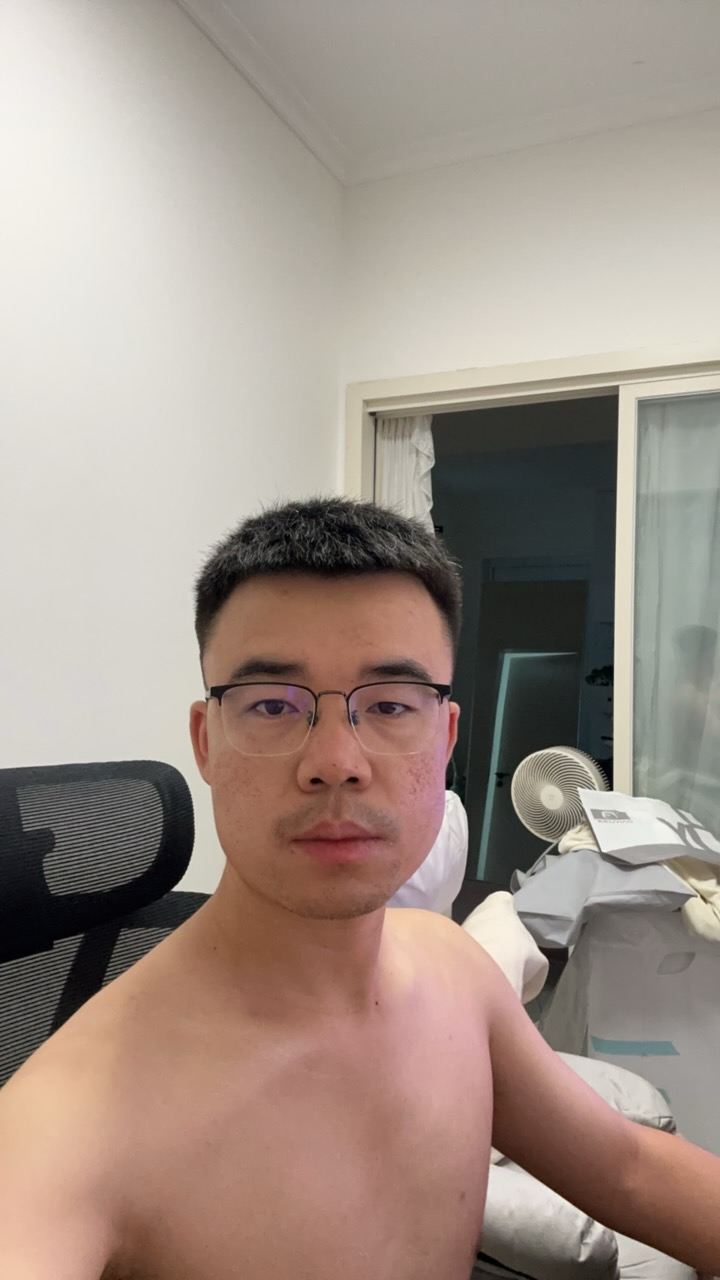
#> input picture python相关/PCATest/wky.jpeg, 720 x 1280 px
$ python pca.py
#> lines starting #> are read from the running program, lines starting #| are printed output that depends on the picture
import numpy as np
import matplotlib.pyplot as plt
from PIL import Image

def load_image(image_path):
    image = Image.open(image_path).convert('L')  # 将图像转换为灰度图
    image_data = np.asarray(image, dtype=np.float32)
    print("图片维度： ", image_data.shape)
    return image_data

# 计算协方差矩阵
def cov(data):
    data = np.asarray(data)
    if data.ndim == 1:
        data = data.reshape(-1, 1)  # 如果是 1D 数组，转换为 2D 数组
    # 计算每列的均值
    mean = np.mean(data, axis=0)
    print("计算协方差矩阵，每列的均值维度： ", mean.shape)
    # 均值归一化，NumPy中，不同维度的矩阵可以通过广播机制进行运算
    data_centered = data - mean
    # 计算协方差矩阵
    n_samples = data.shape[0]
    cov_matrix = np.dot(data_centered.T, data_centered) / (n_samples - 1)
    print("协方差矩阵维度： ", cov_matrix.shape)
    return cov_matrix

def mean_normalization(data):
    mean = np.mean(data, axis=0)  # 计算每列的均值
    data_normalized = data - mean
    print("normalization后矩阵的维度： ", data_normalized.shape)
    return data_normalized, mean

# 使用自定义协方差矩阵计算函数
def compute_covariance_matrix(data_normalized):
    covariance_matrix = cov(data_normalized)
    return covariance_matrix

def compute_eigenvalues_and_eigenvectors(covariance_matrix):
    eigenvalues, eigenvectors = np.linalg.eig(covariance_matrix)  # 计算特征值和特征向量
    print("协方差特征值维度： ", eigenvalues.shape)
    print("协方差特征向量维度： ", eigenvectors.shape)
    return eigenvalues, eigenvectors

def reduce_dimensions(data_normalized, eigenvectors, num_components):
    selected_vectors = eigenvectors[:, :num_components]  # 选择前num_components个特征向量
    reduced_data = np.dot(data_normalized, selected_vectors)
    print("选择的特征向量维度： ", selected_vectors.shape)
    print("降维后的数据维度： ", reduced_data.shape)
    return reduced_data, selected_vectors

def reconstruct_image(reduced_data, eigenvectors, mean):
    reconstructed_data = np.dot(reduced_data, eigenvectors.T) + mean
    return reconstructed_data

# 主函数：执行PCA
def pca_image_compression(image_path, num_components=50):
    # 1. 加载并转换图像
    image_data = load_image(image_path)
#> in load_image, `image = Image.open(image_path).convert('L')`:
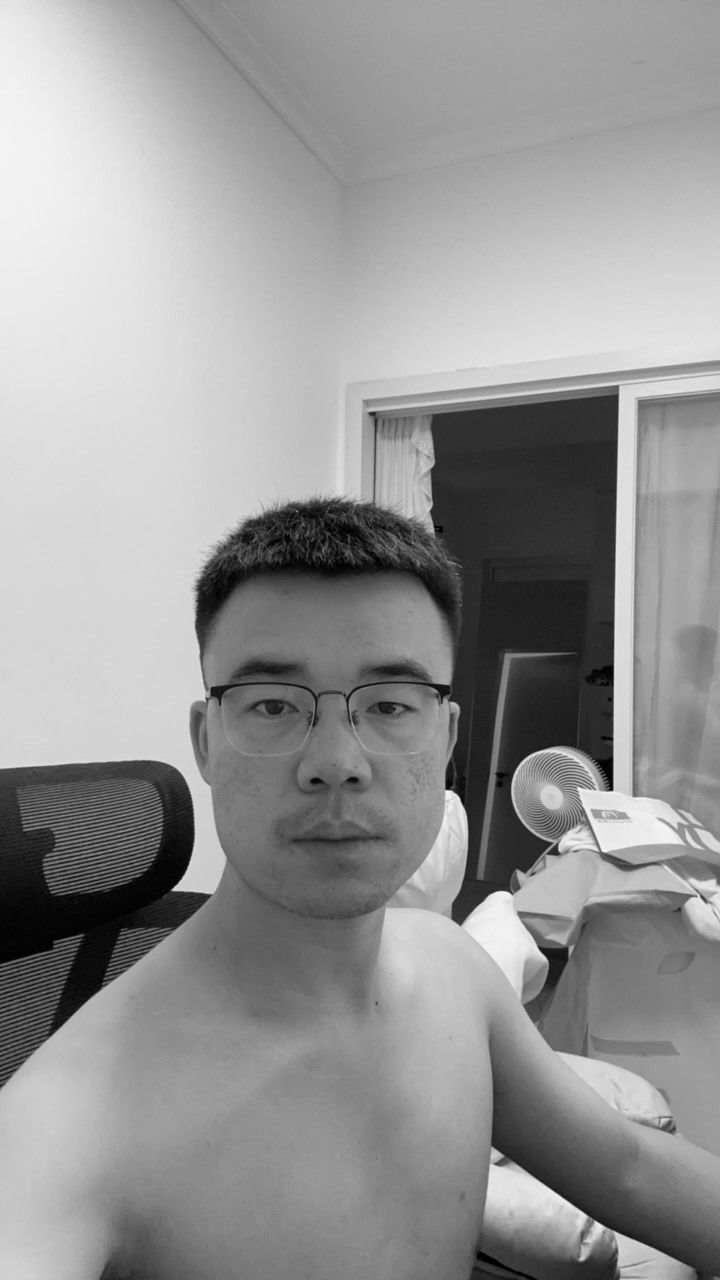
#> image: PIL image 720x1280 L; min 0, max 252, mean 149.3
#| 图片维度：  (1280, 720)

    # 2. 将二维图像展平为一维数组
    original_shape = image_data.shape
#> original_shape = (1280, 720)
    data_flattened = image_data.reshape(-1, original_shape[1])  # 每行代表一个像素行

    # 3. 均值归一化
    data_normalized, mean = mean_normalization(data_flattened)
#> in mean_normalization, `mean = np.mean(data, axis=0)`: mean = 720 values, max 183.9 at index 55, min 117.9 at index 476, mean 149.3
#> in mean_normalization, `data_normalized = data - mean`:
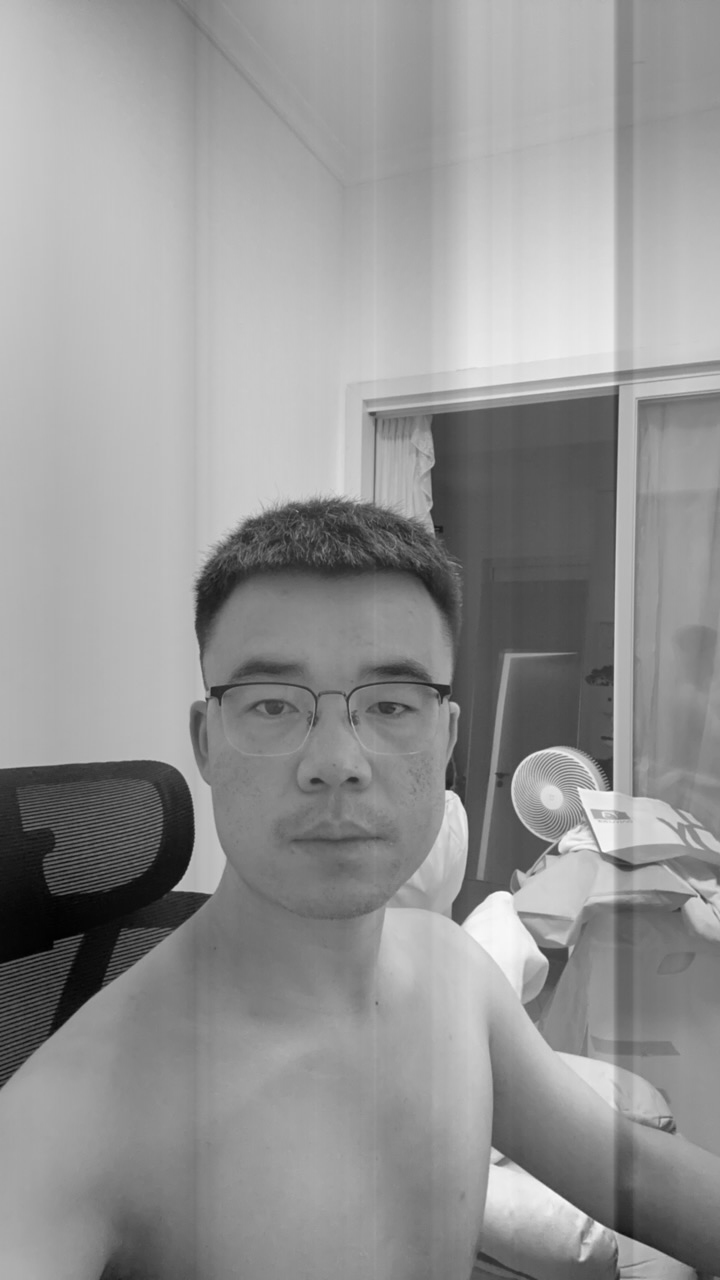
#> data_normalized: shape (1280, 720) float32; min -183.6, max 130.5, mean 0; drawn with min black and max white
#| normalization后矩阵的维度：  (1280, 720)

    # 4. 计算协方差矩阵
    covariance_matrix = compute_covariance_matrix(data_normalized)
#> in cov, `mean = np.mean(data, axis=0)`: mean = 720 values, max 0.000367 at index 6, min -0.000372 at index 0, mean -1.42e-06
#| 计算协方差矩阵，每列的均值维度：  (720,)
#> in cov, `cov_matrix = np.dot(data_centered.T, data_centered) / (n_samples - 1)`:
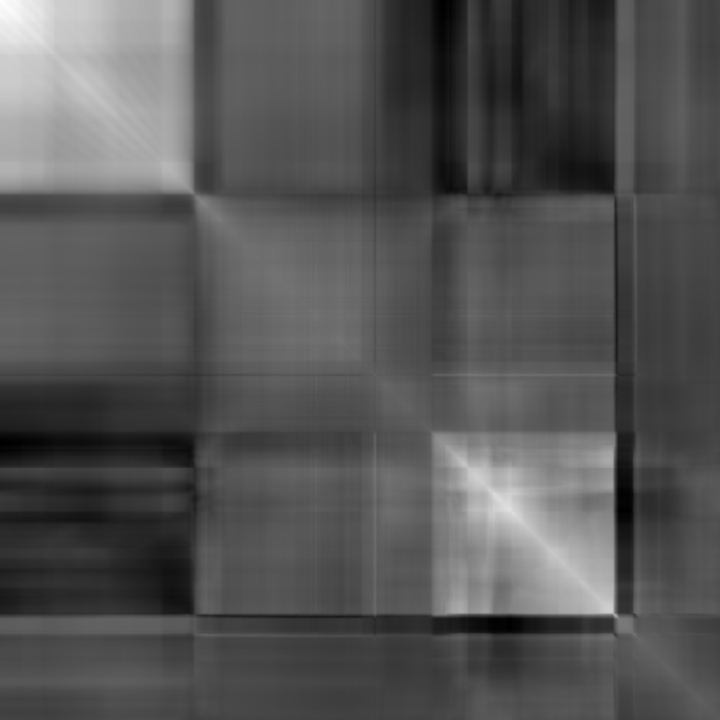
#> cov_matrix: shape (720, 720) float32; min -1645.1, max 6296.9, mean 994.9; drawn with min black and max white
#| 协方差矩阵维度：  (720, 720)

    # 5. 计算特征值和特征向量
    eigenvalues, eigenvectors = compute_eigenvalues_and_eigenvectors(covariance_matrix)
#> in compute_eigenvalues_and_eigenvectors, `eigenvalues, eigenvectors = np.linalg.eig(covariance_matrix)`:
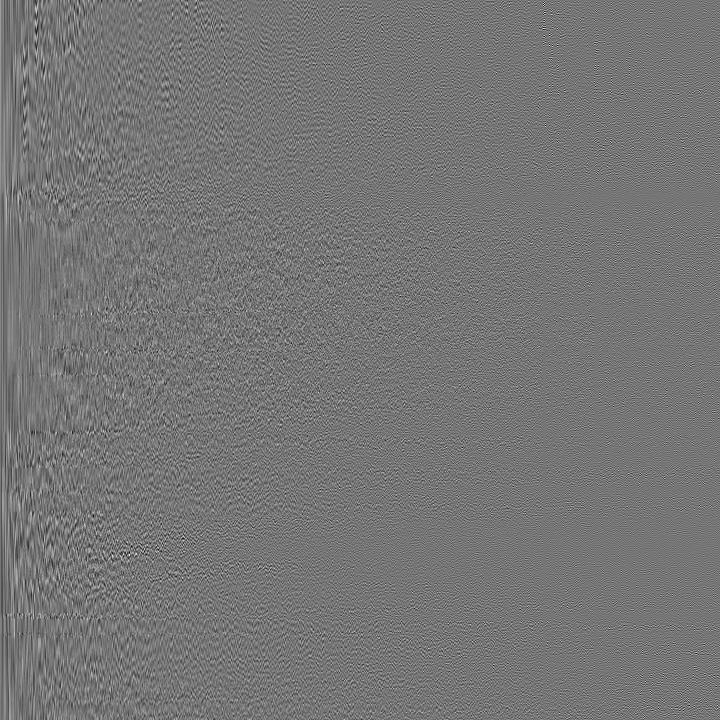
#> eigenvectors: shape (720, 720) float32; min -0.23, max 0.267, mean -5.46e-06; drawn with min black and max white
#> in compute_eigenvalues_and_eigenvectors, `eigenvalues, eigenvectors = np.linalg.eig(covariance_matrix)`: eigenvalues = 720 values, max 845359.2 at index 0, min -0.0104 at index 543, mean 3116.9
#| 协方差特征值维度：  (720,)
#| 协方差特征向量维度：  (720, 720)

    # 6. 根据特征值的大小排序特征向量
    idx = np.argsort(eigenvalues)[::-1]  # 从大到小排序
#> idx = 720 values, max 719 at index 633, min 0 at index 0, mean 359.5
    eigenvectors = eigenvectors[:, idx]  # 排序后的特征向量
    eigenvalues = eigenvalues[idx]  # 排序后的特征值
#> eigenvalues = 720 values, max 845359.2 at index 0, min -0.0104 at index 719, mean 3116.9

    # 7. 降维处理
    reduced_data, selected_vectors = reduce_dimensions(data_normalized, eigenvectors, num_components)
#> in reduce_dimensions, `selected_vectors = eigenvectors[:, :num_components]`:
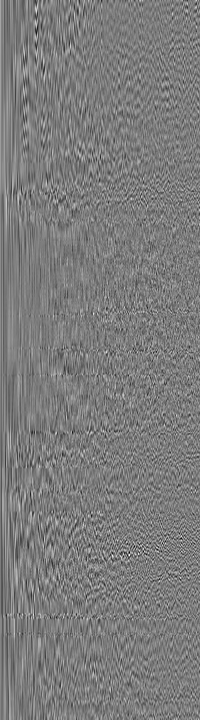
#> selected_vectors: shape (720, 200) float32; min -0.23, max 0.241, mean -2.14e-05; drawn with min black and max white
#> in reduce_dimensions, `reduced_data = np.dot(data_normalized, selected_vectors)`:
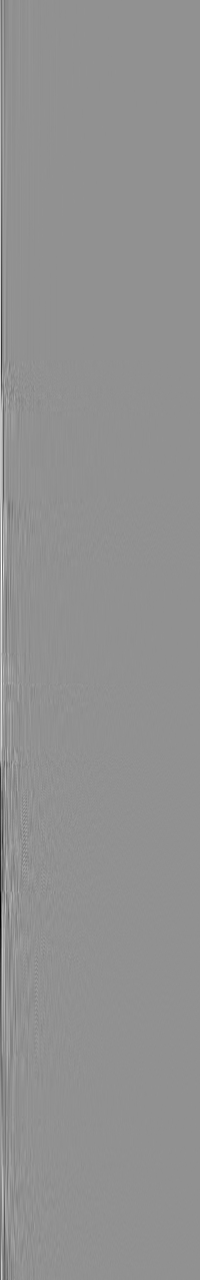
#> reduced_data: shape (1280, 200) float32; min -2352.2, max 1771.1, mean 0; drawn with min black and max white
#| 选择的特征向量维度：  (720, 200)
#| 降维后的数据维度：  (1280, 200)

    # 8. 重构图像
    reconstructed_data = reconstruct_image(reduced_data, selected_vectors, mean)
    reconstructed_image = reconstructed_data.reshape(original_shape)  # 还原图像

    return image_data, reconstructed_image

# 显示原始图像和PCA压缩后的图像
def display_images(original_image, reconstructed_image):
    plt.subplot(1, 2, 1)
    plt.title("Original Image")
    plt.imshow(original_image, cmap='gray')

    plt.subplot(1, 2, 2)
    plt.title("Reconstructed Image")
    plt.imshow(reconstructed_image, cmap='gray')

    plt.show()

# 测试PCA算法
image_path = 'wky.jpeg'  # 替换为你的图像路径
original_image, reconstructed_image = pca_image_compression(image_path, num_components=200)
display_images(original_image, reconstructed_image)

$ run again, with python相关/PCATest/hinton.jpeg copied over python相关/PCATest/wky.jpeg
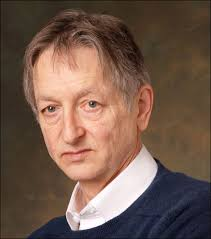
#> input picture python相关/PCATest/hinton.jpeg, 211 x 239 px
#| 图片维度：  (239, 211)
#> in mean_normalization, `mean = np.mean(data, axis=0)`: mean = 211 values, max 155.3 at index 91, min 33.69 at index 0, mean 95.38
#| normalization后矩阵的维度：  (239, 211)
#> in cov, `mean = np.mean(data, axis=0)`: mean = 211 values, max 7.35e-05 at index 118, min -6e-05 at index 132, mean 5.04e-07
#| 计算协方差矩阵，每列的均值维度：  (211,)
#| 协方差矩阵维度：  (211, 211)
#> in compute_eigenvalues_and_eigenvectors, `eigenvalues, eigenvectors = np.linalg.eig(covariance_matrix)`: eigenvalues = 211 values, max 220811.4 at index 0, min 0.000325 at index 189, mean 2394.5
#| 协方差特征值维度：  (211,)
#| 协方差特征向量维度：  (211, 211)
#> idx = 211 values, max 210 at index 193, min 0 at index 0, mean 105
#> in pca_image_compression, `eigenvectors = eigenvectors[:, idx]`:
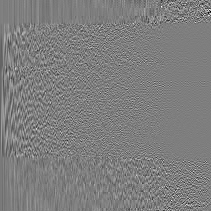
#> eigenvectors: shape (211, 211) float32; min -0.51, max 0.517, mean -0.000436; drawn with min black and max white
#> in pca_image_compression, `eigenvalues = eigenvalues[idx]`: eigenvalues = 211 values, max 220811.4 at index 0, min 0.000325 at index 210, mean 2394.5
#> in reduce_dimensions, `reduced_data = np.dot(data_normalized, selected_vectors)`:
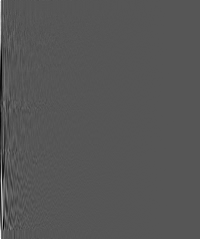
#> reduced_data: shape (239, 200) float32; min -551.7, max 1082.1, mean 0; drawn with min black and max white
#| 选择的特征向量维度：  (211, 200)
#| 降维后的数据维度：  (239, 200)
